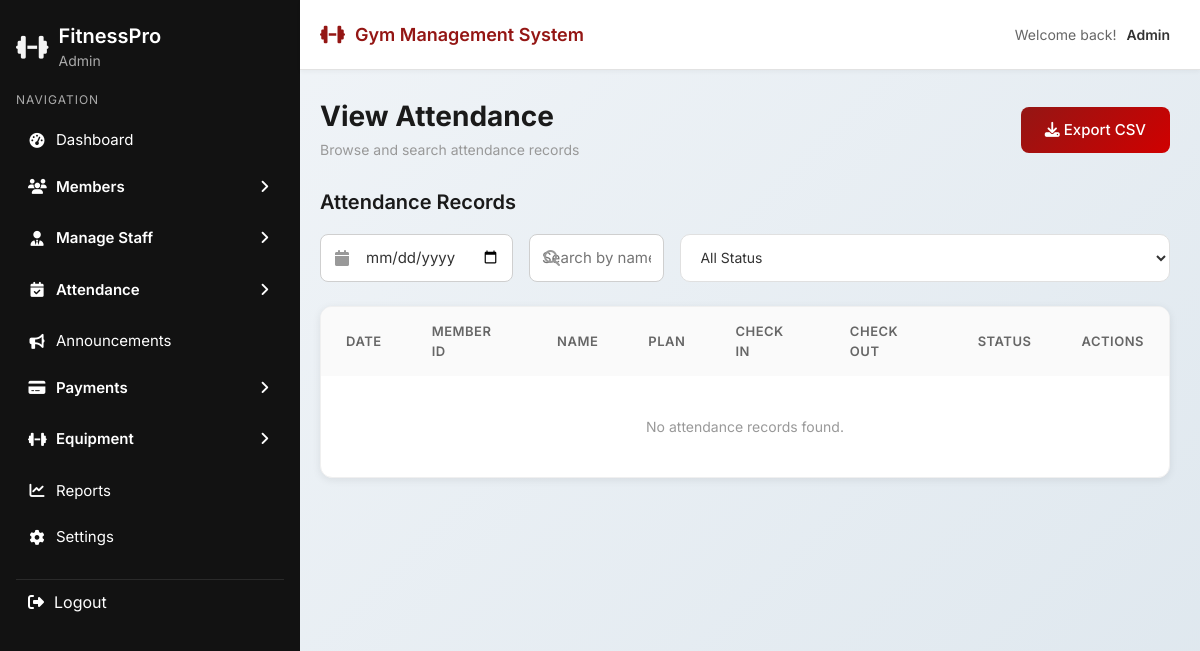
Before: /admin1/view-attendance.php (signed in) with the older database file.
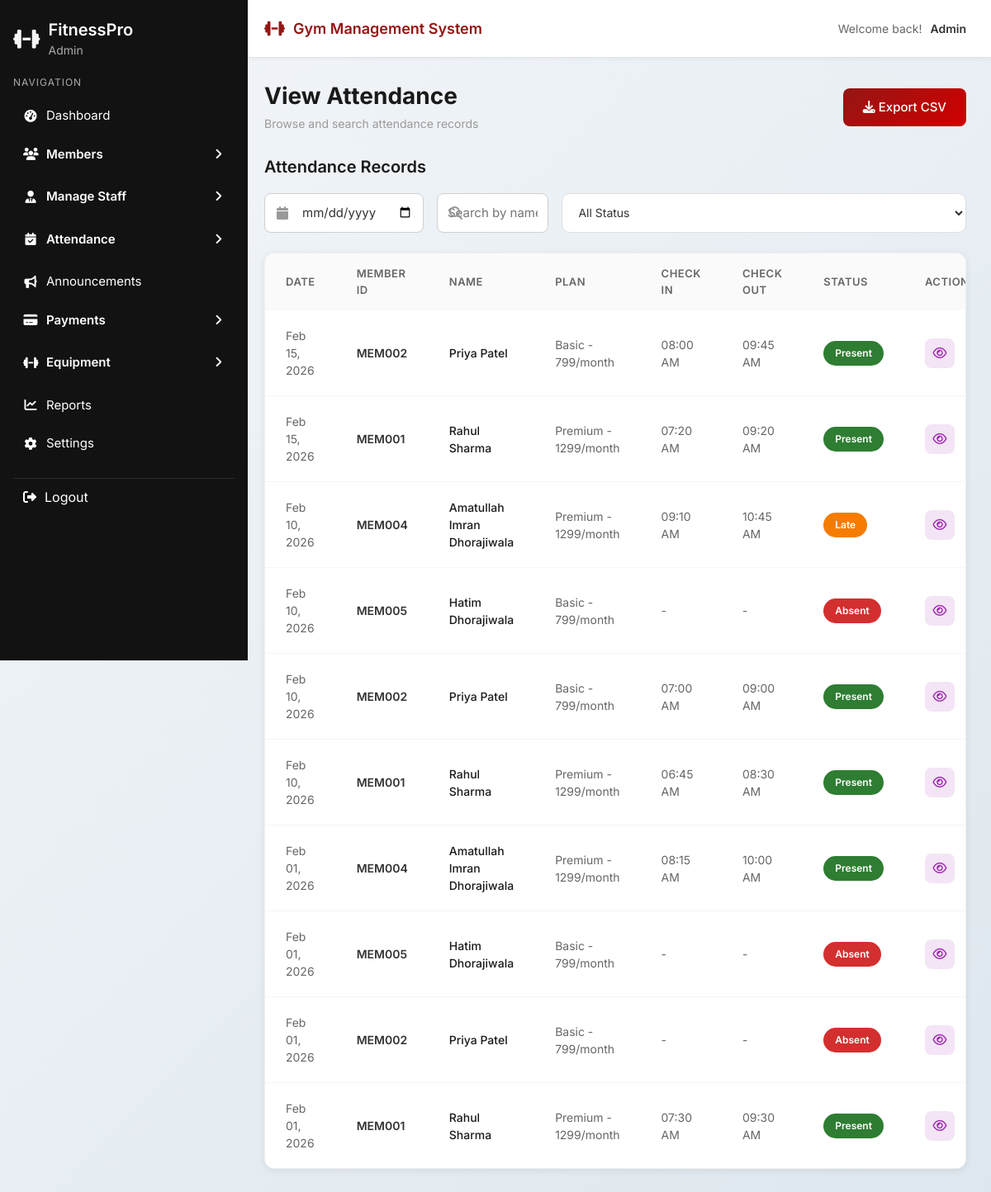
After: the same page with the newer database file.
### tables this page shows
CREATE TABLE `attendance` (
  `id` int(11) NOT NULL,
  `member_id` int(11) NOT NULL,
  `attendance_date` date NOT NULL,
  `status` enum('Present','Absent','Unmarked') NOT NULL DEFAULT 'Unmarked',
  `check_in_time` time DEFAULT NULL,
  `check_out_time` time DEFAULT NULL,
  `marked_by` varchar(100) DEFAULT NULL,
  `updated_at` timestamp NOT NULL DEFAULT current_timestamp() ON UPDATE current_timestamp()
);

CREATE TABLE `members` (
  `id` int(11) NOT NULL,
  `full_name` varchar(100) NOT NULL,
  `email` varchar(100) NOT NULL,
  `phone` varchar(20) NOT NULL,
  `dob` date NOT NULL,
  `gender` enum('Male','Female','Other') NOT NULL,
  `address` text NOT NULL,
  `membership_type` varchar(50) NOT NULL,
  `start_date` date NOT NULL,
  `end_date` date NOT NULL,
  `duration` varchar(20) NOT NULL,
  `membership_status` enum('Active','Inactive','Expired') DEFAULT 'Active',
  `fitness_level` enum('Beginner','Medium','Advanced') DEFAULT 'Beginner',
  `created_at` timestamp NOT NULL DEFAULT current_timestamp(),
  `updated_at` timestamp NOT NULL DEFAULT current_timestamp() ON UPDATE current_timestamp()
);

### admin1/view-attendance.php (the view, shortened to what the changed rows need)
<?php
require_once '../dbcon.php';
$sql = "SELECT
    a.id,
    a.attendance_date,
    a.status,
    a.check_in_time,
    a.check_out_time,
    m.id as member_id,
    m.full_name,
    m.membership_type
FROM attendance a
INNER JOIN members m ON a.member_id = m.id
WHERE 1=1";
$sql .= " ORDER BY a.attendance_date DESC, m.full_name ASC";
$stmt = mysqli_prepare($conn, $sql);
mysqli_stmt_execute($stmt);
$result = mysqli_stmt_get_result($stmt);
$attendance_records = [];
if (mysqli_num_rows($result) > 0) {
    while($row = mysqli_fetch_assoc($result)) {
        $attendance_records[] = $row;
    }
}
?>
<!DOCTYPE html>
<html lang="en">
<head>
  <link href="https://cdn.jsdelivr.net/npm/bootstrap@5.3.2/dist/css/bootstrap.min.css" rel="stylesheet">
  <link rel="stylesheet" href="https://cdnjs.cloudflare.com/ajax/libs/font-awesome/6.5.1/css/all.min.css">
  <link rel="stylesheet" href="../css/sidebar.css">
  <link rel="stylesheet" href="../css/common.css">
</head>
<body>
<?php include '../layout/header.php'; ?>
<?php include '../layout/sidebar.php'; ?>
<div class="main-wrapper">
  <div class="main-content">
    <div class="page-header">
      <div class="d-flex justify-content-between align-items-center">
        <div>
          <h1 class="page-title">View Attendance</h1>
        </div>
      </div>
    </div>
    <div style="margin-bottom: 20px;">
      <h2 style="font-size: 20px; font-weight: 600; color: #1a1a1a; margin: 0;">
        Attendance Records
      </h2>
    </div>
    <div class="members-table-container">
      <table class="members-table">
        <thead>
          <tr>
            <th>Date</th>
            <th>Member ID</th>
            <th>Name</th>
            <th>Plan</th>
            <th>Check In</th>
            <th>Check Out</th>
            <th>Status</th>
            <th>Actions</th>
          </tr>
        </thead>
        <tbody id="attendanceTableBody">
          <?php if (count($attendance_records) > 0): ?>
            <?php foreach ($attendance_records as $record):
              $memberId = 'MEM' . str_pad($record['member_id'], 3, '0', STR_PAD_LEFT);
              $formattedDate = date('M d, Y', strtotime($record['attendance_date']));
              $status = $record['status'];
              if ($status == 'Present' && $record['check_in_time']) {
                $checkInHour = (int)date('H', strtotime($record['check_in_time']));
                if ($checkInHour >= 9) {
                  $status = 'Late';
                }
              }
            ?>
            <tr data-record='<?= json_encode($record) ?>' data-status="<?= strtolower($status) ?>">
              <td>
                <span style="color: #666;"><?= $formattedDate ?></span>
              </td>
              <td>
                <span style="font-weight: 600; color: #333;"><?= $memberId ?></span>
              </td>
              <td>
                <span style="color: #1a1a1a; font-weight: 500;"><?= htmlspecialchars($record['full_name']) ?></span>
              </td>
              <td>
                <span style="color: #666;"><?= htmlspecialchars($record['membership_type']) ?></span>
              </td>
              <td>
                <span style="color: #666;">
                  <?= $record['check_in_time'] ? date('h:i A', strtotime($record['check_in_time'])) : '-' ?>
                </span>
              </td>
              <td>
                <span style="color: #666;">
                  <?= $record['check_out_time'] ? date('h:i A', strtotime($record['check_out_time'])) : '-' ?>
                </span>
              </td>
              <td>
                <span class="status-badge <?= strtolower($status) ?>">
                  <?= htmlspecialchars($status) ?>
                </span>
              </td>
              <td>
                <button class="btn-action view" onclick="viewDetails(this)" title="View Details">
                  <i class="fa-regular fa-eye"></i>
                </button>
              </td>
            </tr>
            <?php endforeach; ?>
          <?php else: ?>
            <tr>
              <td colspan="8" class="text-center" style="padding: 40px; color: #999;">No attendance records found.</td>
            </tr>
          <?php endif; ?>
        </tbody>
      </table>
    </div>
  </div>
</div>
</body>
</html>

Changed rows visible on the page:
added attendance: attendance_date "Feb 15, 2026", member "MEM002", member.full_name "Priya Patel", member.membership_type "Basic - 799/month", check_in_time "08:00 AM", check_out_time "09:45 AM", status "Present"
added attendance: attendance_date "Feb 15, 2026", member "MEM001", member.full_name "Rahul Sharma", member.membership_type "Premium - 1299/month", check_in_time "07:20 AM", check_out_time "09:20 AM", status "Present"
added attendance: attendance_date "Feb 10, 2026", member "MEM004", member.full_name "Amatullah Imran Dhorajiwala", member.membership_type "Premium - 1299/month", check_in_time "09:10 AM", check_out_time "10:45 AM", check_in_time "Late"
added attendance: attendance_date "Feb 10, 2026", member "MEM005", member.full_name "Hatim Dhorajiwala", member.membership_type "Basic - 799/month", status "Absent"
added attendance: attendance_date "Feb 10, 2026", member "MEM002", member.full_name "Priya Patel", member.membership_type "Basic - 799/month", check_in_time "07:00 AM", check_out_time "09:00 AM", status "Present"
added attendance: attendance_date "Feb 10, 2026", member "MEM001", member.full_name "Rahul Sharma", member.membership_type "Premium - 1299/month", check_in_time "06:45 AM", check_out_time "08:30 AM", status "Present"
added attendance: attendance_date "Feb 01, 2026", member "MEM004", member.full_name "Amatullah Imran Dhorajiwala", member.membership_type "Premium - 1299/month", check_in_time "08:15 AM", check_out_time "10:00 AM", status "Present"
added attendance: attendance_date "Feb 01, 2026", member "MEM005", member.full_name "Hatim Dhorajiwala", member.membership_type "Basic - 799/month", status "Absent"
added attendance: attendance_date "Feb 01, 2026", member "MEM002", member.full_name "Priya Patel", member.membership_type "Basic - 799/month", status "Absent"
added attendance: attendance_date "Feb 01, 2026", member "MEM001", member.full_name "Rahul Sharma", member.membership_type "Premium - 1299/month", check_in_time "07:30 AM", check_out_time "09:30 AM", status "Present"
Other visible differences:
text no longer shown: "No attendance records found."
